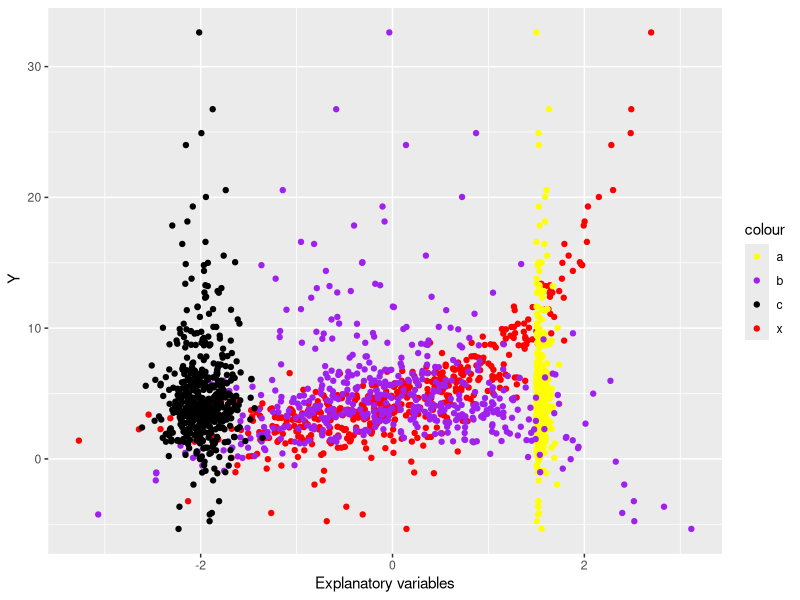
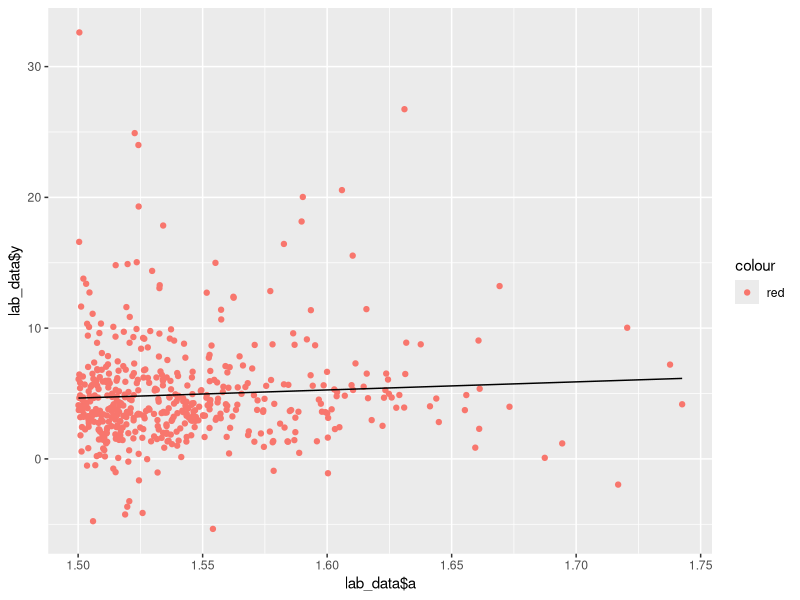
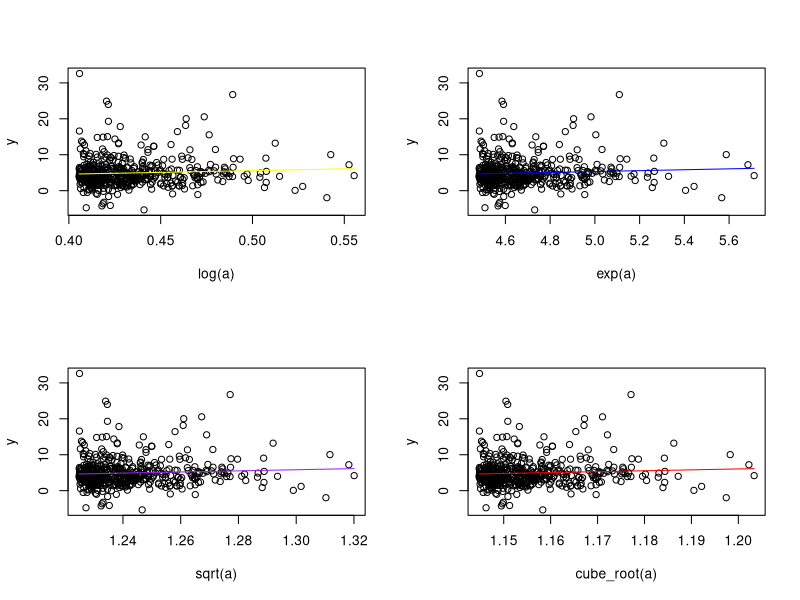
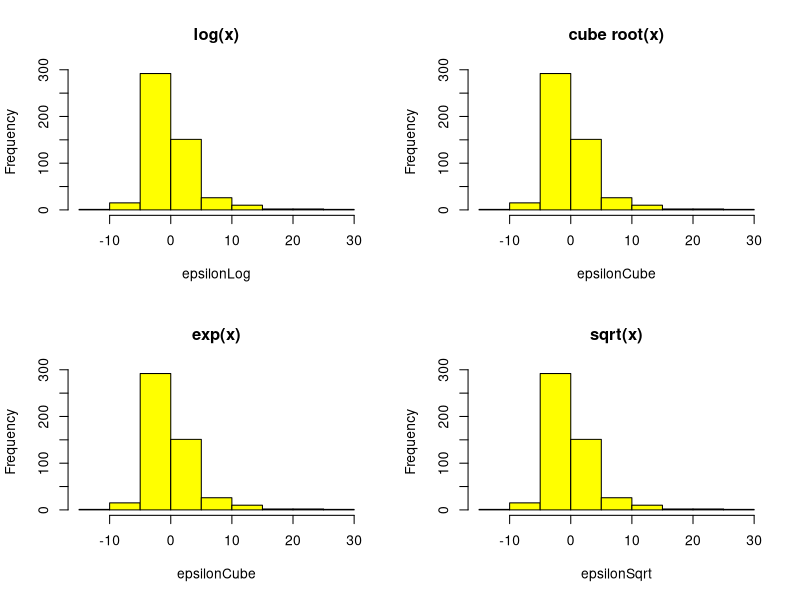
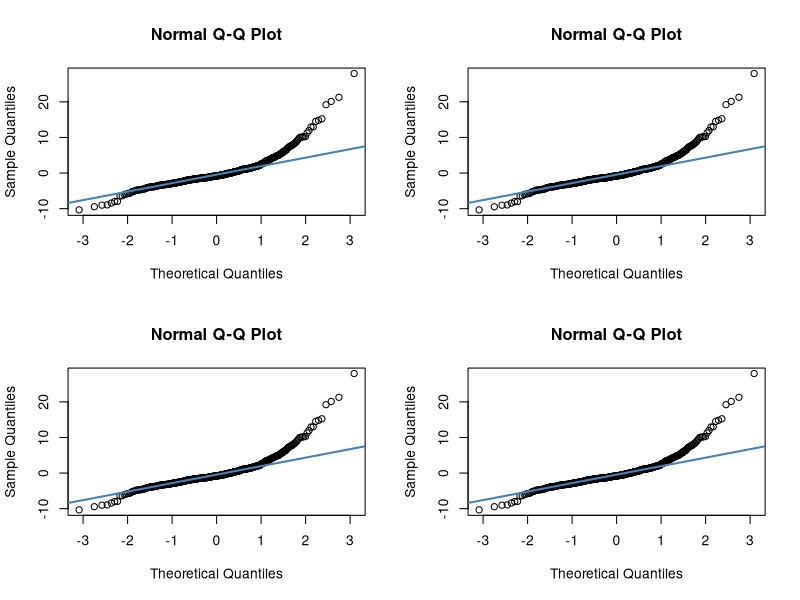
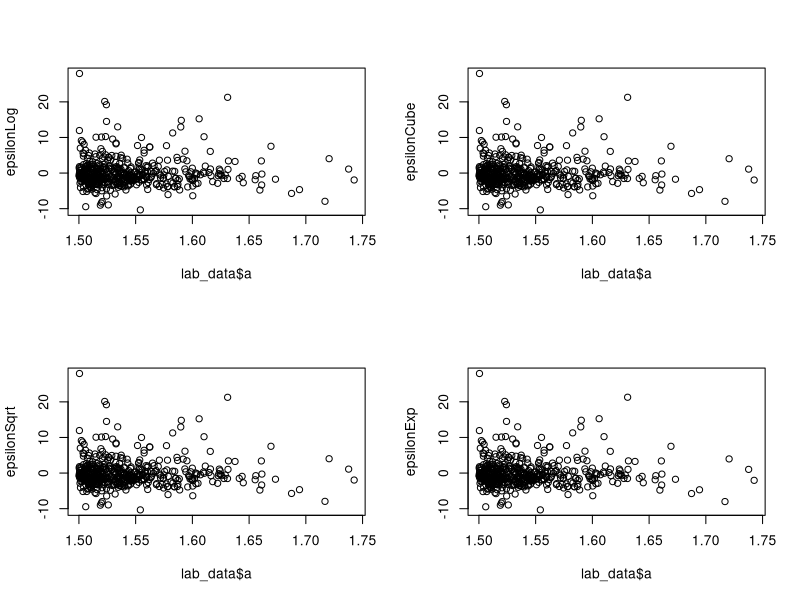
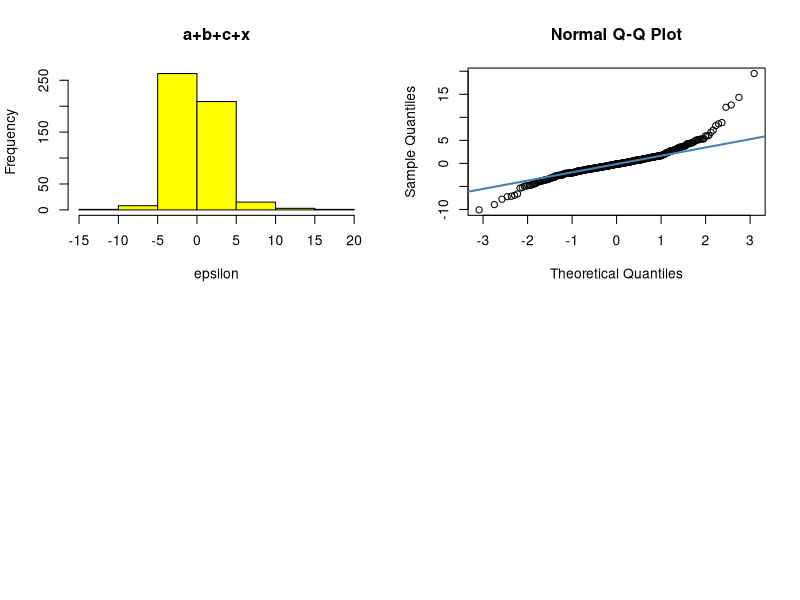
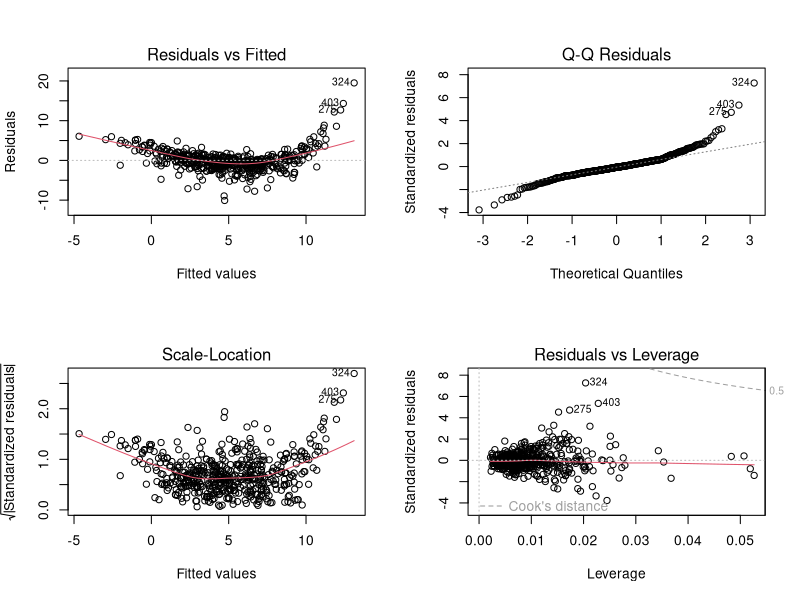

Source code (R) for these figures, in order:
## ---- chunk 1
library(ggplot2)
lab_data <- read.csv("class11_LAB_dataFrame_20190930T2158.csv")
head(lab_data)

ggplot2::ggplot()+
  geom_point(mapping = aes(x = lab_data$x, y = lab_data$y,  col = "x"))+
  geom_point(mapping = aes(x = lab_data$a, y = lab_data$y,col = "a"))+
  geom_point(mapping = aes(x = lab_data$b, y = lab_data$y, col = "b"))+
  geom_point(mapping = aes(x = lab_data$c, y = lab_data$y,col = "c"))+
  scale_colour_manual(values = c("x" = "red", "a" = "yellow", "b" = "purple", "c" = "black"))+
                     labs(x = "Explanatory variables", y = " Y")


## ---- chunk 2
# Fit a simple linear regression model between y and a

lin_reg <- lm(lab_data$y~lab_data$a)
print(lin_reg)

ggplot()+
  geom_point(mapping = aes(x = lab_data$a, y = lab_data$y,  col = "red"))+
  geom_line(mapping = aes(x = lab_data$a , y =fitted(lin_reg)))





## ---- chunk 3
log_a <- log(lab_data$a)
exp_a <- exp(lab_data$a)
sqrt_a <- sqrt(lab_data$a)
cube_root_a <- (lab_data$a^(1/3))

log_a_reg <- lm(lab_data$y~log_a)

exp_a_reg <- lm(lab_data$y~exp_a)

sqrt_a_reg <- lm(lab_data$y~sqrt_a)

cube_reg <- lm(lab_data$y~cube_root_a)


par(mfrow = c(2,2))
plot(log_a, lab_data$y, xlab= "log(a)", ylab = "y")
lines(log_a,predict.lm(log_a_reg,data.frame(x = lab_data$a)), col = "yellow")

plot(exp_a, lab_data$y, xlab= "exp(a)", ylab = "y")
lines(exp_a,predict.lm(exp_a_reg,data.frame(x = lab_data$a)), col = "blue")

plot(sqrt_a, lab_data$y, xlab= "sqrt(a)", ylab = "y")
lines(sqrt_a,predict.lm(sqrt_a_reg,data.frame(x = lab_data$a)), col = "purple")

plot(cube_root_a, lab_data$y, xlab= "cube_root(a)", ylab = "y")
lines(cube_root_a,predict.lm(cube_reg,data.frame(x = lab_data$a)), col = "red")


## ---- chunk 4
par(mfrow = c(2,2))
epsilonLog <- residuals(log_a_reg)
hist(epsilonLog,col = "yellow", main = "log(x)")

epsilonCube <- residuals(cube_reg)
hist(epsilonCube,col = "yellow", main = "cube root(x)")

epsilonExp <- residuals(exp_a_reg)
hist(epsilonCube,col = "yellow", main = "exp(x)")

epsilonSqrt <- residuals(sqrt_a_reg)
hist(epsilonSqrt, col = "yellow", main = "sqrt(x)")

## ---- chunk 5
qqnorm(epsilonCube)
qqline(epsilonCube, col = "steelblue", lwd = 2)
qqnorm(epsilonExp)
qqline(epsilonExp, col = "steelblue", lwd = 2)
qqnorm(epsilonLog)
qqline(epsilonLog, col = "steelblue", lwd = 2)
qqnorm(epsilonSqrt)
qqline(epsilonSqrt, col = "steelblue", lwd = 2)
## ---- chunk 6
par(mfrow = c(2,2))
plot(lab_data$a,epsilonLog)
plot(lab_data$a,epsilonCube)
plot(lab_data$a,epsilonSqrt)
plot(lab_data$a,epsilonExp)
## ---- chunk 7
multiple_reg <- lm(lab_data$y~lab_data$b + lab_data$a+ lab_data$c + lab_data$x)
print(multiple_reg)

epsilon <- residuals(multiple_reg)
hist(epsilon,col = "yellow", main = "a+b+c+x")
## ---- chunk 8
qqnorm(epsilon)
qqline(epsilon, col = "steelblue", lwd = 2)
## ---- chunk 9
par(mfrow = c(2,2))
plot(multiple_reg)
## ---- chunk 10
transform_a <- 1/lab_data$a
multiple_reg_transformed <- lm(lab_data$y~lab_data$b + transform_a+ lab_data$c + lab_data$x)
print(multiple_reg_transformed)

epsilon_transformed <- residuals(multiple_reg_transformed)
hist(epsilon_transformed,col = "yellow", main = "(1/a)+b+c+x")
## ---- chunk 11
qqnorm(epsilon_transformed)
qqline(epsilon_transformed, col = "steelblue", lwd = 2)
## ---- chunk 12
plot(multiple_reg_transformed)
## ---- chunk 13
lin_reg_x <- lm(lab_data$y~lab_data$x)
print(lin_reg_x)

ggplot()+
  geom_point(mapping = aes(x = lab_data$x, y = lab_data$y,  col = "red"))+
  geom_line(mapping = aes(x = lab_data$x , y =fitted(lin_reg_x)))

# Comment on the predicted model versus ground truth:
# The predicted model indicates that for each (unit) increase in x , y increases by 2.994. This trend reflects well the 
# behavior of y for x in [-2,1.8] but under-estimate for x greater than 2. The relationship between x and y as shown in the 
# plot is not linear and the predicted model is unable to capture the exponetial growth in y when x increases. L assumption
# is violated.


###Transform x. Four tranformations applied to x are: log(x), exp(x), x^(1/2), and x^(1/3)
log_a_x <- log(lab_data$x)
exp_a_x <- exp(lab_data$x)
sqrt_a_x <- (lab_data$x^(1/2))
cube_root_a_x <- (lab_data$x^(1/3))

par(mfrow = c(2,2))
log_a_reg_x <- lm(lab_data$y~log_a_x)

exp_a_reg_x <- lm(lab_data$y~exp_a_x)

sqrt_a_reg_x <- lm(lab_data$y~sqrt_a_x)

cube_reg_x <- lm(lab_data$y~cube_root_a_x)


par(mfrow = c(2,2))
plot(log_a_x, lab_data$y, xlab= "log(a)", ylab = "y")
lines(log_a_x,predict.lm(log_a_reg_x,data.frame(x = lab_data$x)), col = "yellow")

plot(exp_a_x, lab_data$y, xlab= "exp(a)", ylab = "y")
lines(exp_a_x,predict.lm(exp_a_reg_x,data.frame(x = lab_data$x)), col = "blue")

plot(sqrt_a_x, lab_data$y, xlab= "sqrt(a)", ylab = "y")
lines(sqrt_a_x,predict.lm(sqrt_a_reg_x,data.frame(x = lab_data$x)), col = "purple")

plot(cube_root_a_x, lab_data$y, xlab= "cube_root(a)", ylab = "y")
lines(cube_root_a_x,predict.lm(cube_reg_x,data.frame(x = lab_data$x)), col = "red")

# For log transformation, the regression line does not fit the relationship between y and log(x). The line underestimates 
# y for x greater than 0. The relationship appears non-linear(exponential relationship)=> violates the L assumption.

# For exponential transformation, the line seems to fit the data much better in comparison with other three transformations. 
# However, the dense cluster of y values under 7 is quite concerning. The L assumption may be violated.

# For sqrt and cube root transformation, the line does not capture well the relationship between the transformed x. It
# a litte bit underestimates y for x in [0.5,1.5] and fails to reflect the exponential growth in y for x greater than 1.5.


#Check residuals:
par(mfrow = c(2,2))
epsilonLog_x <- residuals(log_a_reg_x)
hist(epsilonLog_x,col = "yellow", main = "log(x)")

epsilonCube_x <- residuals(cube_reg_x)
hist(epsilonCube_x,col = "yellow", main = "cube root(x)")

epsilonExp_x <- residuals(exp_a_reg_x)
hist(epsilonCube_x,col = "yellow", main = "exp(x)")

epsilonSqrt_x <- residuals(sqrt_a_reg_x)
hist(epsilonSqrt_x, col = "yellow", main = "sqrt(x)")

#The error distribution looks similar among four transformations. All transfomation's errors are between -10 and 20 and are
#a little bit skewed to the right.

#QQ plot
par(mfrow = c(2,2))
qqnorm(epsilonCube_x)
qqline(epsilonCube_x, col = "steelblue", lwd = 2)
qqnorm(epsilonExp_x)
qqline(epsilonExp_x, col = "steelblue", lwd = 2)
qqnorm(epsilonLog_x)
qqline(epsilonLog_x, col = "steelblue", lwd = 2)
qqnorm(epsilonSqrt_x)
qqline(epsilonSqrt_x, col = "steelblue", lwd = 2)
# For log transformation, sqrt transformation, and cube root transformation, the residuals fall along the line in the middle of 
# the line and the left extremety but curve off in the right extremety.
# However, for exponential transformation, the residuals curve of in the left extremety but fall along the rest of the line.
# All of the transformations violate the N assumption.

##Variance 
par(mfrow = c(2,2))
plot(fitted.values(log_a_reg_x),epsilonLog_x)
plot(fitted.values(cube_reg_x),epsilonCube_x)
plot(fitted.values(sqrt_a_reg_x),epsilonSqrt_x)
plot(fitted.values(exp_a_reg_x),epsilonExp_x)
##Unequal scatter of points around 0 in all models.
## U-shaped is exhibited in three models(log trans, cube trans, and sqrt) ===> inequality of variance
## ---- chunk 14
lin_reg_b <- lm(lab_data$y~lab_data$b)
print(lin_reg_b)

ggplot()+
  geom_point(mapping = aes(x = lab_data$b, y = lab_data$y,  col = "red"))+
  geom_line(mapping = aes(x = lab_data$b , y =fitted(lin_reg_b)))

# Comment on the predicted model versus ground truth:
# The predicted model indicates that for each (unit) increase in x , y decreases by 0.1935. This trend fails to represent the
# quadratic relationship between y and transformed b( with the negative slope). ==> L assumption is violated.


###Transform b. Four tranformations applied to b are: log(b), exp(b), b^(1/2), and b^(1/3)
squared_b <- (lab_data$b)^2
exp_b <- exp(lab_data$b)
sqrt_b <- (lab_data$b^(1/2))
cubed_b <- (lab_data$b^(3))

par(mfrow = c(2,2))
squared_reg_b <- lm(lab_data$y~squared_b)

exp_reg_b <- lm(lab_data$y~exp_b)

sqrt_reg_b <- lm(lab_data$y~sqrt_b)

cubed_reg_b <- lm(lab_data$y~cubed_b)


par(mfrow = c(2,2))
plot(squared_b, lab_data$y, xlab= "b^2", ylab = "y")
lines(squared_b,predict.lm(squared_reg_b,data.frame(x = lab_data$b)), col = "yellow")

plot(exp_b, lab_data$y, xlab= "exp(b)", ylab = "y")
lines(exp_b,predict.lm(exp_reg_b,data.frame(x = lab_data$b)), col = "blue")

plot(sqrt_b, lab_data$y, xlab= "sqrt(b)", ylab = "y")
lines(sqrt_b,predict.lm(sqrt_reg_b,data.frame(x = lab_data$b)), col = "purple")

plot(cubed_b, lab_data$y, xlab= "cube(b)", ylab = "y")
lines(cubed_b,predict.lm(cubed_reg_b,data.frame(x = lab_data$b)), col = "red")
# The sqrt transformation gives a better fit for the relationship between y and transformed b in comparison with other three 
#transformations ==> L assumption is not violated in this case. For other three transformations, the line fail to represent
# the relationship/trend between two variables.


#Check residuals:
par(mfrow = c(2,2))
epsilonSq_b <- residuals(squared_reg_b)
hist(epsilonSq_b,col = "yellow", main = "b^2")

epsilonExp_b <- residuals(exp_reg_b)
hist(epsilonExp_b,col = "yellow", main = "e(b)")

epsilonCubed_b <- residuals(cubed_reg_b)
hist(epsilonCubed_b,col = "yellow", main = "x^(1/3)")

epsilonSqrt_b <- residuals(sqrt_reg_b)
hist(epsilonSqrt_b, col = "yellow", main = "sqrt(b)")

#The error distribution looks similar among four transformations. All transfomation's errors are between -10 and 15 and are
#roughly symmetric around 0

#QQ plot
par(mfrow = c(2,2))
qqnorm(epsilonSq_b)
qqline(epsilonSq_b, col = "steelblue", lwd = 2)
qqnorm(epsilonExp_b)
qqline(epsilonExp_b, col = "steelblue", lwd = 2)
qqnorm(epsilonCubed_b)
qqline(epsilonCubed_b, col = "steelblue", lwd = 2)
qqnorm(epsilonSqrt_b)
qqline(epsilonSqrt_b, col = "steelblue", lwd = 2)
# For all transformations, the residuals curve off in the left extremety and fall along the rest of the line.
# ====> All of the transformations violate the N assumption.

##Variance 
par(mfrow = c(2,2))
plot(fitted.values(squared_reg_b),epsilonSq_b)
plot(fitted.values(cubed_reg_b),epsilonCubed_b)
plot(fitted.values(sqrt_reg_b),epsilonSqrt_b)
plot(fitted.values(exp_reg_b),epsilonExp_b)
##Unequal scatter of points around 0 in all models.
## ===> inequality of variance
